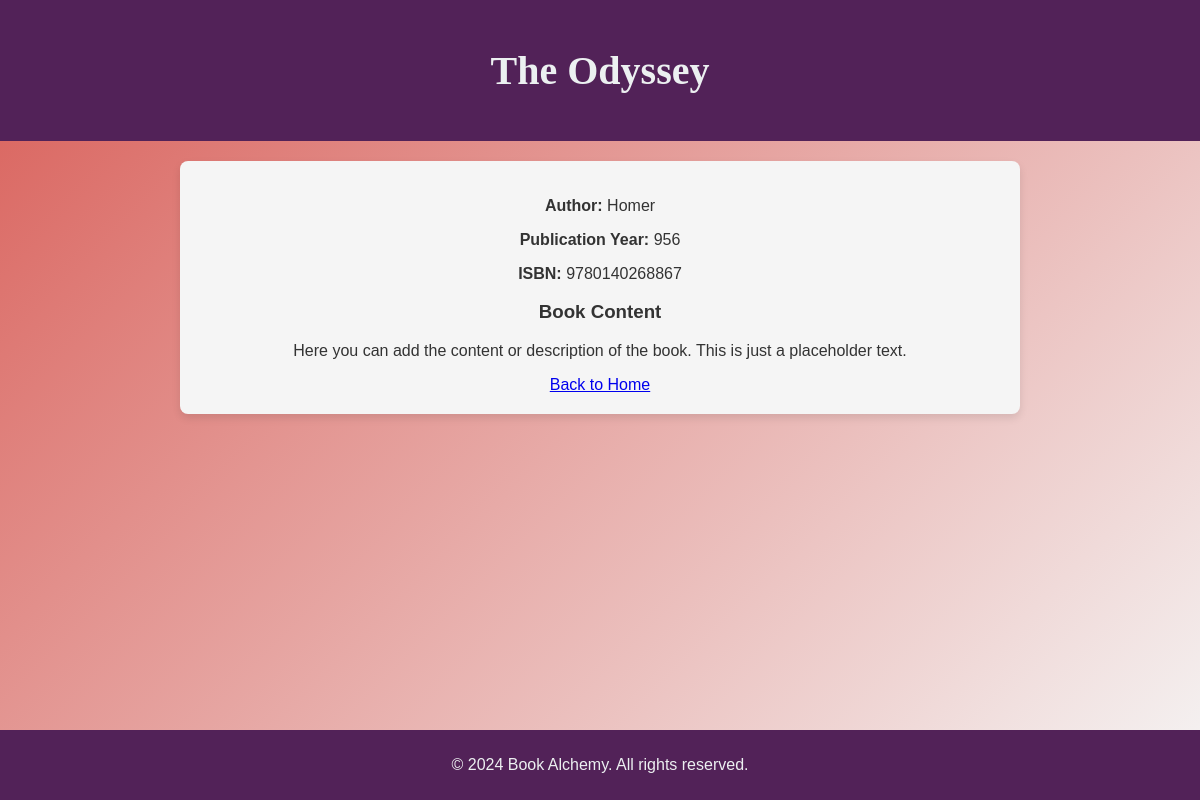
The page /book/6 on the database its author committed.
### data_models.py (models this page shows, shortened)
class Book(db.Model):
    __tablename__ = 'books'  # Set the table name
    id = db.Column(db.Integer, primary_key=True, autoincrement=True)  # Primary key with auto-increment
    isbn = db.Column(db.String(13), unique=True, nullable=False)  # ISBN of the book (unique and non-nullable)
    title = db.Column(db.String(200), nullable=False)  # Title of the book (non-nullable)
    publication_year = db.Column(db.Integer, nullable=False)  # Publication year of the book (non-nullable)
    author_id = db.Column(db.Integer, db.ForeignKey('authors.id'), nullable=False)  # Foreign key to 'authors' table
    author = db.relationship('Author', backref=db.backref('books', lazy=True))

class Author(db.Model):
    __tablename__ = 'authors'  # Set the table name
    id = db.Column(db.Integer, primary_key=True, autoincrement=True)  # Primary key with auto-increment
    name = db.Column(db.String(150), nullable=False)  # Name of the author (non-nullable)
    birth_date = db.Column(db.Date, nullable=True)  # Optional birth date of the author
    date_of_death = db.Column(db.Date, nullable=True)  # Optional date of death of the author

### app.py (the view)
@app.route('/book/<int:book_id>')
def book_detail(book_id):
    book = Book.query.get_or_404(book_id)
    return render_template('book_detail.html', book=book)

### templates/book_detail.html (shortened to what this page needs)
<!DOCTYPE html>
<html lang="en">
<head>
    <link rel="stylesheet" href="{{ url_for('static', filename='css/style.css') }}">
</head>
<body>
    <header class="header">
        <h1>{{ book.title }}</h1>
    </header>
    <main class="main-content">
        <p><strong>Author:</strong> {{ book.author.name }}</p>
        <p><strong>Publication Year:</strong> {{ book.publication_year }}</p>
        <p><strong>ISBN:</strong> {{ book.isbn }}</p>
        <h3>Book Content</h3>
        <p>Here you can add the content or description of the book. This is just a placeholder text.</p>
        <a href="{{ url_for('home') }}" class="button">Back to Home</a>
    </main>
    <footer class="footer">
        <p>&copy; 2024 Book Alchemy. All rights reserved.</p>
    </footer>
</body>
</html>

### static/css/style.css (style rules this page uses)
body { font-family: 'Arial', sans-serif; background: linear-gradient(135deg, #D95F59, #f5f5f5); color: #333; margin: 0; padding: 0; display: flex; flex-direction: column; align-items: center; min-height: 100vh; }
.header { width: 100%; background-color: #522258; color: #ecf0f1; text-align: center; padding: 20px 0; }
.header h1 { font-size: 2.5rem; font-family: 'Georgia', serif; }
.main-content { width: 80%; max-width: 800px; margin: 20px 0; padding: 20px; background-color: #f5f5f5; border-radius: 8px; box-shadow: 0 4px 8px rgba(0, 0, 0, 0.1); text-align: center; }
.footer { width: 100%; background-color: #522258; color: #ecf0f1; text-align: center; padding: 10px 0; margin-top: auto; }
.main-content { animation: fadeIn 1s ease; }

### rows shown on the page
Book: title "The Odyssey", publication_year "956", isbn "9780140268867"
Author: author.name "Homer"
